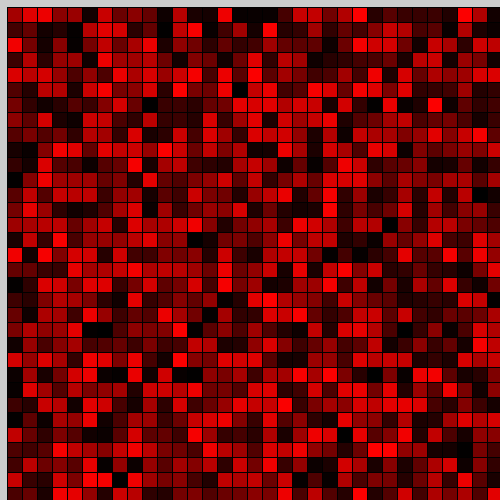
Frame 1 (no input)
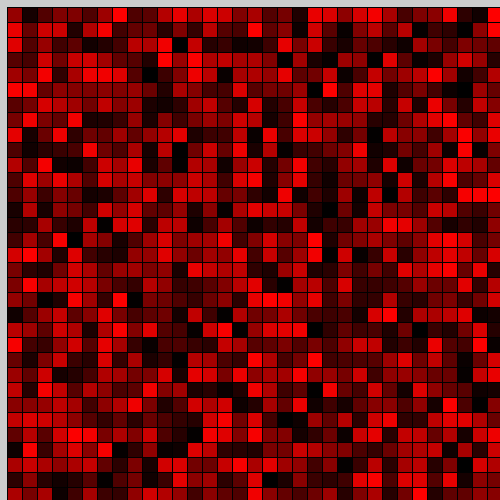
Frame 60 (the mouse pressed at the canvas centre just before this capture)
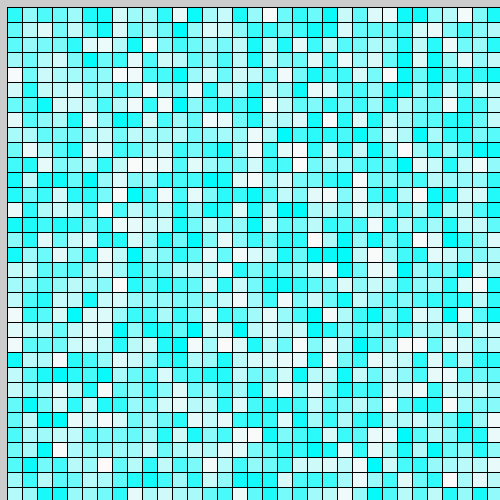
Frame 120 (the mouse held since frame 60 and released just before this capture)

The Processing sketch that drew these frames (run headless with seeded random() and noise(); from frame 60 on, the mouse is pressed at the canvas centre):

// Processing sketch: processing_156900
// ── processing_156900.pde

int diam=15;

void setup(){
  size(500,500);
}

void draw(){

for(int i=diam/2; i<width; i+=diam){
  for(int y=diam/2; y<height; y+=diam){
    fill(random(0,255),mouseX,mouseY);
    rect(i,y, diam, diam);
  }
}

}
